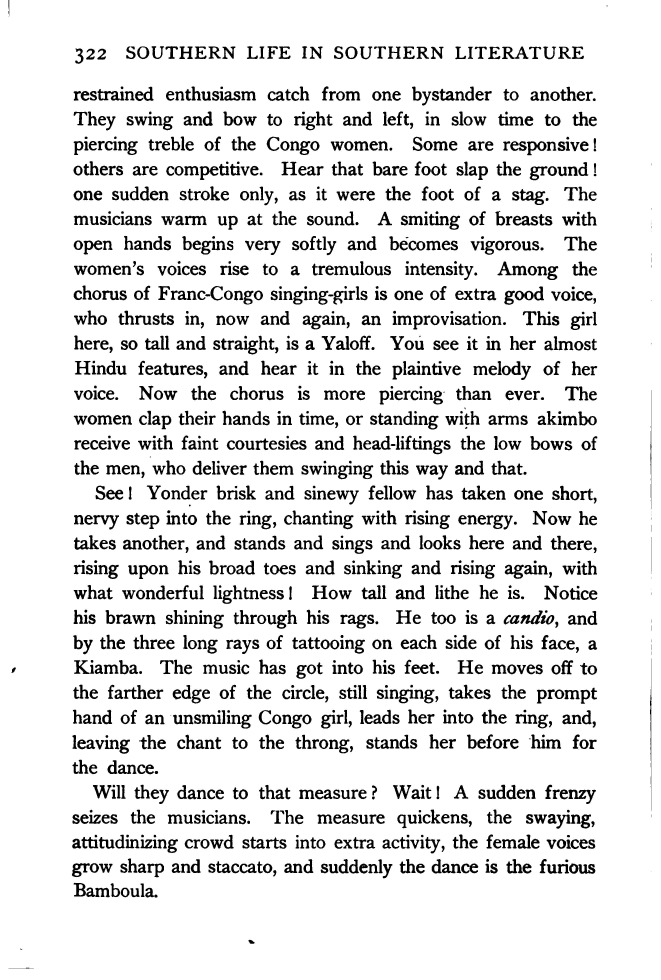
#> input picture images/text3.jpg, 2642 x 3918 px (shown at 1/4 size)
$ python char_seg.py   (older library calls are emulated)
#> lines starting #> are read from the running program, lines starting #| are printed output that depends on the picture; after the words box and inside, x2 and y2 are one past the last pixel; in counts of white or black regions, pixels touching at a corner belong together
#> further down, im1 is the input picture: shape (3918, 2642, 3); min 0, max 255, mean 226.9
### line_seg.py
import numpy as np
import cv2
np.set_printoptions(threshold=np.nan)


def line_seg():
    im = cv2.imread('images/text.png')
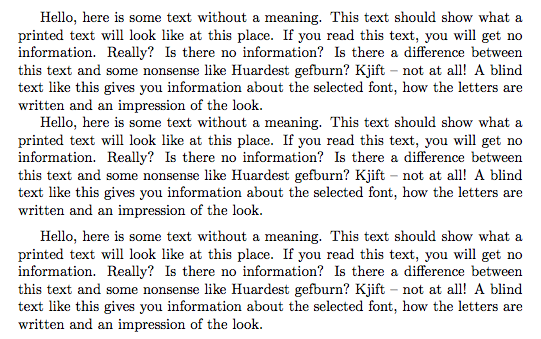
#> input picture images/text.png, 541 x 339 px
#> im is the input picture: shape (339, 541, 3); mean B, G, R 228.1, 227.7, 228.1
    im = cv2.resize(im,None,fx=4,fy=4,interpolation=cv2.INTER_CUBIC)
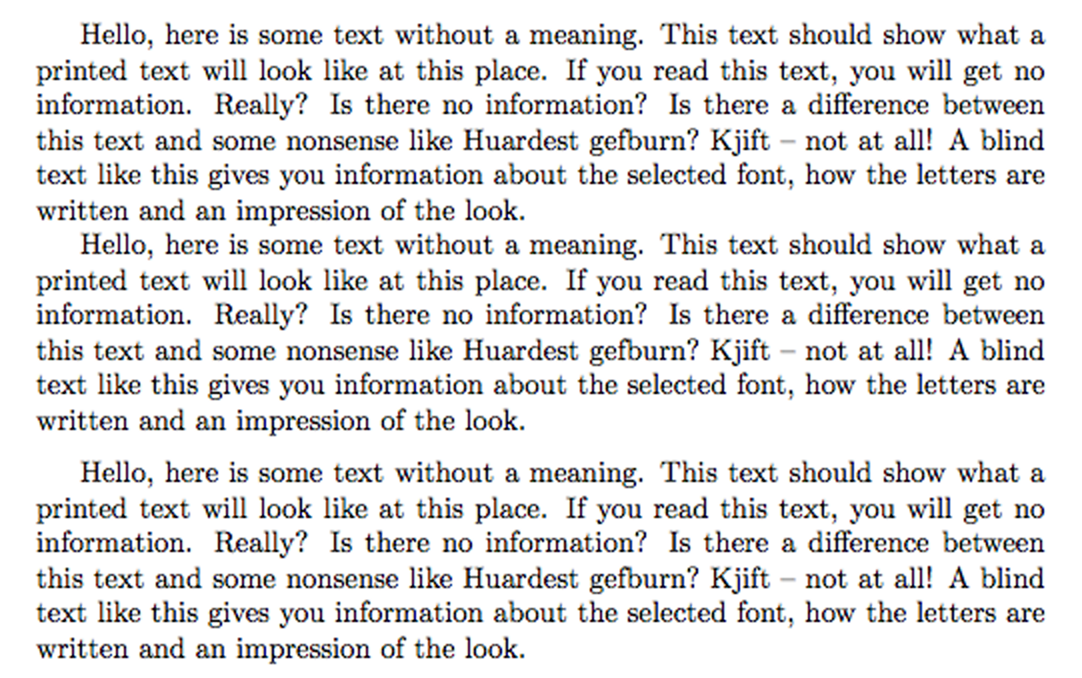
#> im: shape (1356, 2164, 3) (shown at 1/2 size); mean B, G, R 226.8, 226.4, 226.9
    height = im.shape[0]
#> height = 1356
    width = im.shape[1]
#> width = 2164
    imgray = cv2.cvtColor(im,cv2.COLOR_BGR2GRAY)
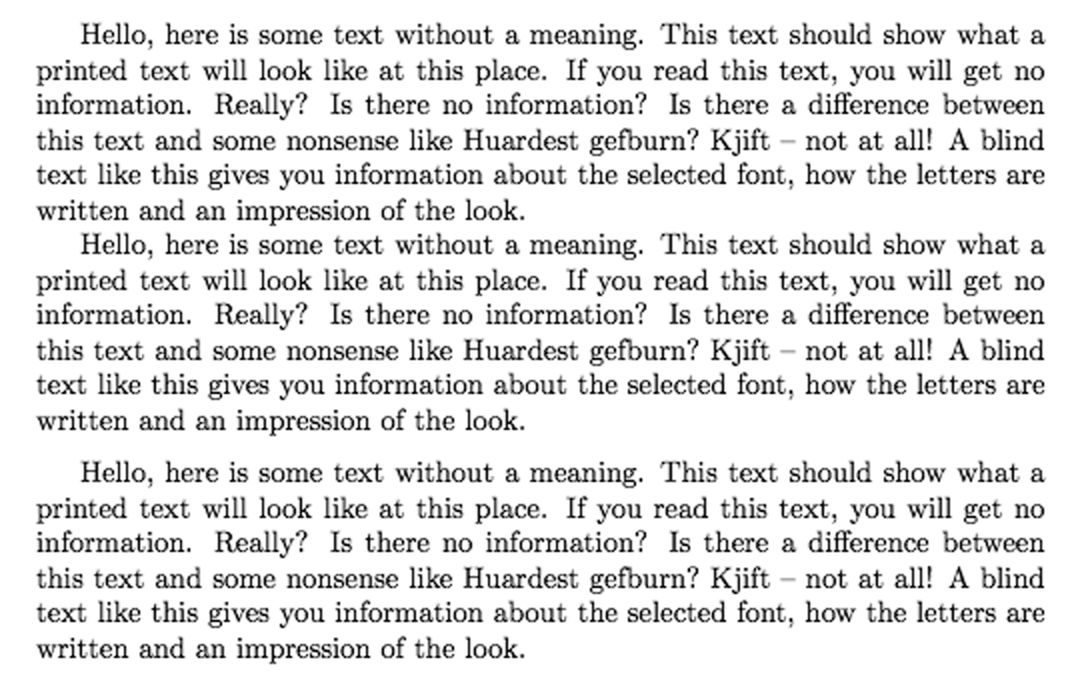
#> imgray: shape (1356, 2164) (shown at 1/2 size); min 0, max 255, mean 226.6
    thresh = cv2.threshold(imgray,0,255,cv2.THRESH_BINARY_INV+cv2.THRESH_OTSU)[1]
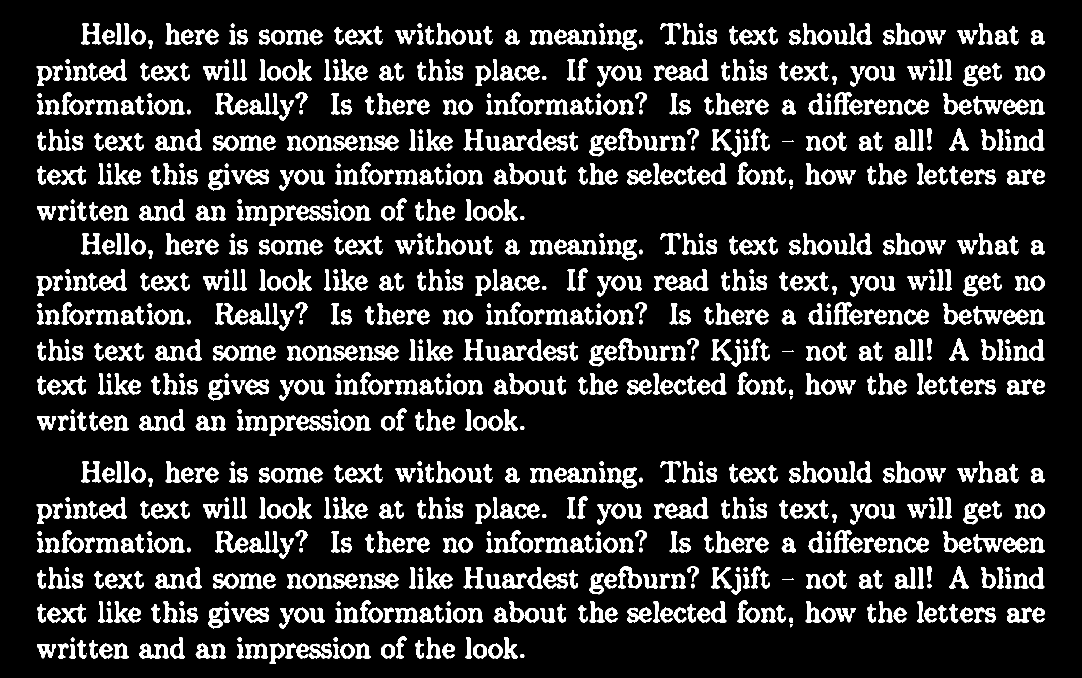
#> thresh: shape (1356, 2164) (shown at 1/2 size); 14.9% white; 1113 white regions (36 under 20 px), largest, box (x1, y1, x2, y2) and area: (718, 271, 797, 301) 1299, (718, 691, 797, 721) 1299, (718, 1147, 797, 1177) 1299

    kernel = np.ones((5,5),np.uint8)
    blob = cv2.dilate(thresh,kernel,iterations = 1)
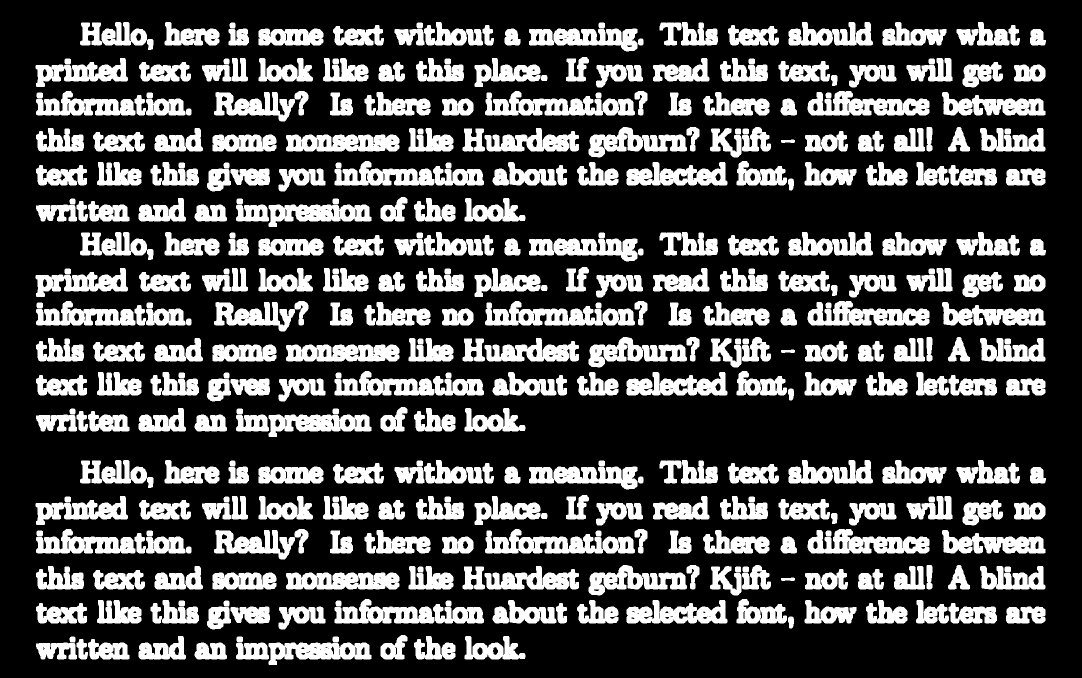
#> blob: shape (1356, 2164) (shown at 1/2 size); 27.7% white; 390 white regions, largest, box (x1, y1, x2, y2) and area: (970, 182, 1270, 231) 8435, (970, 602, 1270, 651) 8435, (970, 1058, 1270, 1107) 8435
    lcount = np.zeros(shape=(height,))
#> lcount = 1356 values from 0 to 0
    for y in range(height):
        for x in range(width):
            if blob[y][x] == 255:
                lcount[y] += 1

    #print(lcount)
    line_seg = []
    for z in range(len(lcount)):
        if z>=2 and z <= len(lcount)-3:
            if lcount[z] == 0 and max(lcount[z-2:z+3]) == 0:
                line_seg.append(z)
#> after the loop, line_seg = 191 values from 2 to 1353

    #print(line_seg)
    rem_list = []
    final_seg = []
    for z in range(len(line_seg)):
        if z > 1 and z < len(line_seg)-1:
            if line_seg[z] == line_seg[z-1] +1:
                rem_list.append(line_seg[z-1])
            elif line_seg[z] != line_seg[z-1] +1 and line_seg[z-1] == line_seg[z-2] +1 and line_seg[z+1] == line_seg[z]+1:
                rem_list.append(line_seg[z-1])
                avg = int(sum(rem_list)/len(rem_list))
                final_seg.append(avg)
                rem_list = []
            elif line_seg[z] != line_seg[z-1] +1 and line_seg[z-1] == line_seg[z-2] +1 and line_seg[z+1] != line_seg[z]+1:
                rem_list.append(line_seg[z - 1])
                avg = int(sum(rem_list) / len(rem_list))
                final_seg.append(avg)
                rem_list = []
                final_seg.append(line_seg[z])
            elif line_seg[z] != line_seg[z-1] +1 and line_seg[z-1] != line_seg[z-2] +1 and line_seg[z+1] == line_seg[z]+1:
                rem_list.append(line_seg[z])
            else:
                final_seg.append(line_seg[z])
        elif z == 0:
            if line_seg[z] == line_seg[z+1] -1:
                rem_list.append(line_seg[z])
            else:
                final_seg.append(line_seg[z])
        elif z == 1:
            if line_seg[z] == line_seg[z-1] + 1 and line_seg[z] != line_seg[z+1] - 1:
                rem_list.append(line_seg[z])
                avg = int(sum(rem_list) / len(rem_list))
                final_seg.append(avg)
                rem_list = []
            elif line_seg[z] != line_seg[z-1] + 1 and line_seg[z] != line_seg[z+1] - 1:
                final_seg.append(line_seg[z])
        elif z == len(line_seg) -1:
            if line_seg[z] != line_seg[z-1] + 1:
                final_seg.append(line_seg[z])
            elif line_seg[z] == line_seg[z-1] + 1 and line_seg[z-1] != line_seg[z-2] + 1:
                rem_list.append(line_seg[z-1])
                rem_list.append(line_seg[z])
                avg = int(sum(rem_list) / len(rem_list))
                final_seg.append(avg)
                rem_list = []
            elif line_seg[z] == line_seg[z-1] + 1 and line_seg[z-1] == line_seg[z-2] + 1:
                rem_list.append(line_seg[z - 1])
                rem_list.append(line_seg[z])
                avg = int(sum(rem_list) / len(rem_list))
                final_seg.append(avg)
                rem_list = []
    return final_seg

### char_seg.py
import numpy as np
import cv2
import line_seg


#im = cv2.imread('images/text.png')
im1 = cv2.imread('images/text3.jpg')
im1 = cv2.resize(im1,None,fx=4,fy=4,interpolation=cv2.INTER_CUBIC)
#im = cv2.resize(im,None,fx=4,fy=4,interpolation=cv2.INTER_CUBIC)
#im = im[19:110,:]
lines = line_seg.line_seg()
j = 0
for i in range(len(lines)):
    if i < len(lines) -1:
        im = im1[lines[i]-2:lines[i+1]+2,0:im1.shape[1]]
        height = im.shape[0]
        width = im.shape[1]
        imgray = cv2.cvtColor(im,cv2.COLOR_BGR2GRAY)
        #thresh = cv2.adaptiveThreshold(imgray,255,cv2.ADAPTIVE_THRESH_MEAN_C,cv2.THRESH_BINARY_INV,21,20)
        thresh = cv2.threshold(imgray,0,255,cv2.THRESH_BINARY_INV+cv2.THRESH_OTSU)[1]
        thresh_real = cv2.threshold(imgray,0,255,cv2.THRESH_BINARY+cv2.THRESH_OTSU)[1]
        #thresh_inv = cv2.adaptiveThreshold(imgray,255,cv2.ADAPTIVE_THRESH_MEAN_C,cv2.THRESH_BINARY_INV,21,20)
        kernel = np.ones((5,5),np.uint8)
        blob = cv2.dilate(thresh,kernel,iterations = 4)
        blob = cv2.erode(blob,kernel,iterations=4)

        count = np.zeros(shape=(height,))
        for y in range(height):
            for x in range(width):
                if blob[y][x] == 255:
                    count[y] = count[y] + 1
        print(count)
        maxy = max(count)
        for z in range(len(count)):
            if z >= 2 and z <= height - 2:
                if count[z] > count[z+1] + 0.2*width and abs(count[z] - count[z-1]) < 0.2*width:
                    base = z
                if count[z+1] < 10 and count[z] >= 10:
                    desc = z
                if count[z] > count[z-1] + 0.2*width and abs(count[z] - count[z+1]) < 0.2*width:
                    mean = z
                if count[z-1] < 10 and count[z] >= 10:
                    asc = z


#> (the run stopped early here; a loop or call above may not have finished)
